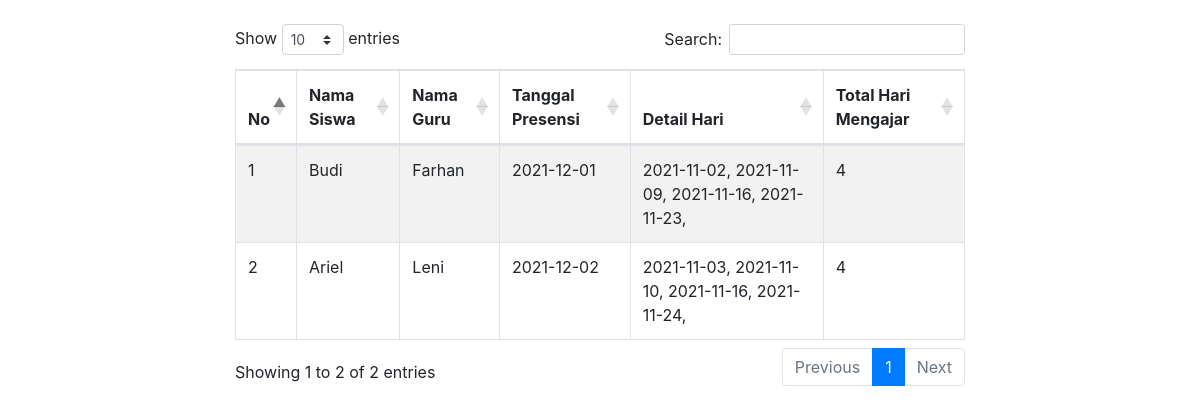
The page / on the database its author committed.
### tables this page shows
CREATE TABLE `presensi` (
  `id` int(11) NOT NULL,
  `id_siswa` int(11) NOT NULL,
  `id_guru` int(11) NOT NULL,
  `deskripsi` varchar(255) NOT NULL,
  `created_at` date NOT NULL
);

CREATE TABLE `siswa` (
  `id` int(11) NOT NULL,
  `name` varchar(255) NOT NULL,
  `username` varchar(255) NOT NULL,
  `email` varchar(255) NOT NULL,
  `password` varchar(255) NOT NULL
);

CREATE TABLE `guru` (
  `id` int(11) NOT NULL,
  `name` varchar(255) NOT NULL,
  `username` varchar(255) NOT NULL,
  `email` varchar(255) NOT NULL,
  `password` varchar(255) NOT NULL
);

CREATE TABLE `presensi_tgl_ajar` (
  `id` int(11) NOT NULL,
  `id_presensi` int(11) NOT NULL,
  `tgl_ajar` date NOT NULL
);

### application/controllers/Welcome.php (called while the page is built, shortened)
<?php
class Welcome extends CI_Controller
{
	public function index()
	{
		$this->load->model('Welcome_model', 'Wmodel');
		$data['presensi'] = $this->Wmodel->getPresensi();
		$this->load->view('presensi', $data);
	}
}

### index.php (called while the page is built, shortened)
<?php
require_once BASEPATH.'core/CodeIgniter.php';

### application/models/Welcome_model.php (called while the page is built)
<?php
class Welcome_model extends CI_Model
{
    public function getPresensi()
    {
        $this->db->select('presensi.*, siswa.name as name_siswa, guru.name as name_guru');
        $this->db->join('siswa', 'presensi.id_siswa=siswa.id');
        $this->db->join('guru', 'presensi.id_guru=guru.id');
        $presensi = $this->db->get('presensi')->result_array();
        if ($presensi) {
            foreach ($presensi as $row) {
                $row['total_hari'] = $this->tgl_presensi($row['id']);
                $row['jumlah_hari'] = $this->jumlah_hari($row['id']);
                $newPresensi[] = $row;
            }
        } else {
            $newPresensi = [];
        }
        return $newPresensi;
    }
    public function tgl_presensi($id_presensi)
    {
        $this->db->select('presensi_tgl_ajar.tgl_ajar');
        $this->db->where('id_presensi', $id_presensi);
        return $this->db->get('presensi_tgl_ajar')->result_array();
    }
    public function jumlah_hari($id_presensi)
    {
        $this->db->select('presensi_tgl_ajar.tgl_ajar');
        $this->db->where('id_presensi', $id_presensi);
        return $this->db->get('presensi_tgl_ajar')->num_rows();
    }
}

### application/views/presensi.php (the view, shortened to what this page needs)
<!DOCTYPE html>
<html lang="en">
<head>
    <link rel="stylesheet" href="https://cdnjs.cloudflare.com/ajax/libs/twitter-bootstrap/4.5.2/css/bootstrap.css">
    <link rel="stylesheet" href="https://cdn.datatables.net/1.11.5/css/dataTables.bootstrap4.min.css">
</head>
<body>
    <div class="container">
        <div class="row mt-4 justify-content-center">
            <div class="col-md-8">
                <table id="example" class="table table-striped table-bordered" style="width:100%">
                    <thead>
                        <tr>
                            <th>No</th>
                            <th>Nama Siswa</th>
                            <th>Nama Guru</th>
                            <th>Tanggal Presensi</th>
                            <th>Detail Hari</th>
                            <th>Total Hari Mengajar</th>
                        </tr>
                    </thead>
                    <tbody>
                        <?php $i = 1;
                        if (!empty($presensi)) : foreach ($presensi as $row) : ?>
                                <tr>
                                    <td><?= $i++; ?></td>
                                    <td><?= $row['name_siswa']; ?></td>
                                    <td><?= $row['name_guru']; ?></td>
                                    <td><?= $row['created_at']; ?></td>
                                    <td>
                                        <?php foreach ($row['total_hari'] as $total_hari) : ?>
                                            <?= $total_hari['tgl_ajar']; ?>,
                                        <?php endforeach; ?>
                                    </td>
                                    <td><?= $row['jumlah_hari']; ?></td>
                                </tr>
                        <?php endforeach;
                        endif; ?>
                </table>
            </div>
        </div>
    </div>
</body>
</html>

### rows shown on the page
presensi: id_siswa.name "Budi", id_guru.name "Farhan", created_at "2021-12-01", jumlah_hari "4"
presensi_tgl_ajar: tgl_ajar "2021-11-02"
presensi_tgl_ajar: tgl_ajar "2021-11-09"
presensi_tgl_ajar: tgl_ajar "2021-11-16"
presensi_tgl_ajar: tgl_ajar "2021-11-23"
presensi: id_siswa.name "Ariel", id_guru.name "Leni", created_at "2021-12-02", jumlah_hari "4"
presensi_tgl_ajar: tgl_ajar "2021-11-03"
presensi_tgl_ajar: tgl_ajar "2021-11-10"
presensi_tgl_ajar: tgl_ajar "2021-11-24"
